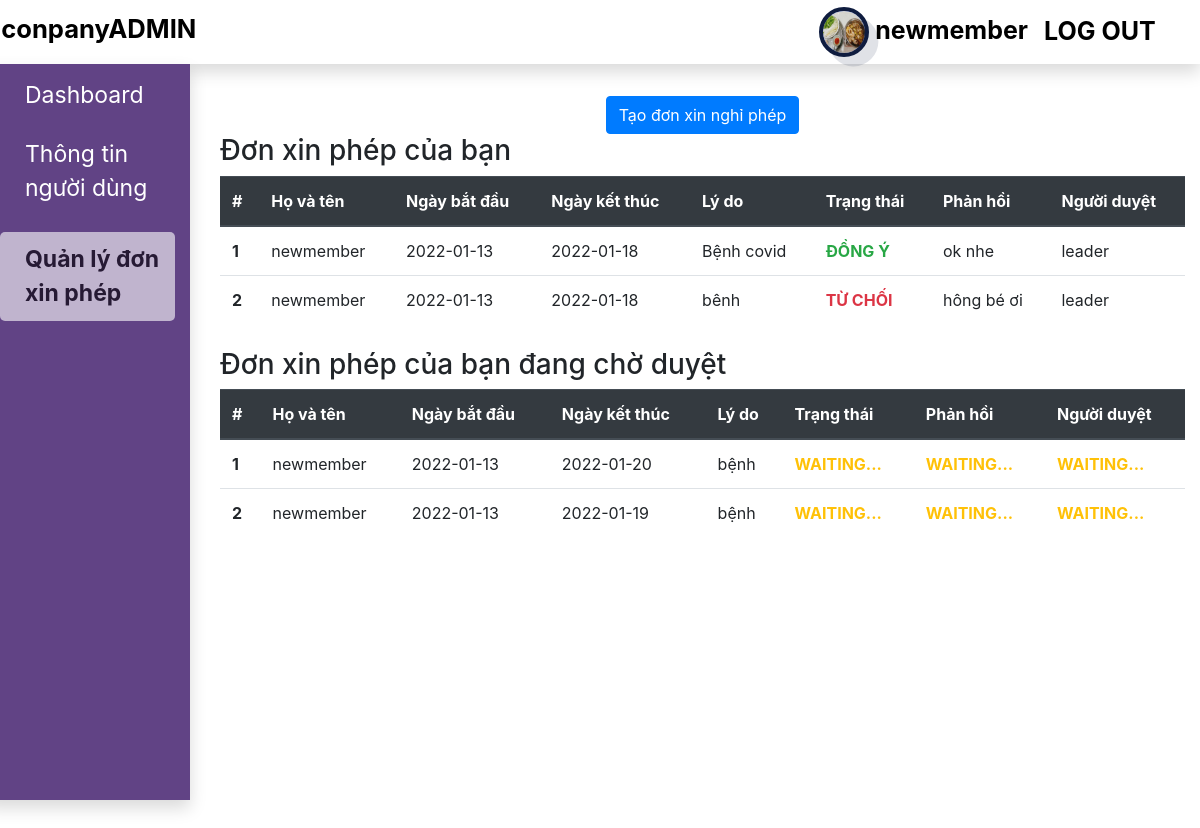
The app's page /?page=letter (signed in) with its own data.
### tables this page shows
CREATE TABLE `nghi_phep` (
  `id` int(11) NOT NULL,
  `user_created` int(11) NOT NULL,
  `start` date NOT NULL,
  `end` date NOT NULL,
  `reason` varchar(5000) NOT NULL,
  `status` varchar(50) NOT NULL,
  `feelback` varchar(5000) NOT NULL,
  `responder` varchar(255) NOT NULL
);

CREATE TABLE `users` (
  `id` int(11) NOT NULL,
  `fullName` varchar(100) NOT NULL,
  `username` varchar(100) NOT NULL,
  `password` text NOT NULL,
  `birthday` date NOT NULL,
  `gender` varchar(10) NOT NULL,
  `role` varchar(100) NOT NULL,
  `pic` text NOT NULL,
  `department_id` int(11) DEFAULT NULL
);

### model/database.php (called while the page is built, shortened)
<?php
    class database {
        private $sql, $db, $sth;
        function database(){
            $this->db = new mysqli('localhost', 'root', '', 'company1');
        }
        function setSQL($sql_string){
            $this->sql = $sql_string;
        }
        function execute(){
            $this->sth = $this->db->prepare($this->sql);
            $this->sth->execute();
            $this->sth = $this->sth->get_result();
            return $this->sth->num_rows;
        }
        function loadRow(){
            return $this->sth->fetch_object();
        }
    }
?>

### model/xl_don_nghi_phep.php (called while the page is built, shortened)
<?php
    include_once('./model/database.php');
    class xl_don_nghi_phep extends database{
        function hien_thi_don_chua_duyet_theo_my_id ($myid) {
            $string_sql = "SELECT * FROM `nghi_phep` WHERE `user_created` = '$myid' AND `status` = ''";
            $this->execute();
            $result = $this->loadAllRow();
            return $result;
        }
        function hien_thi_don_da_duyet_theo_my_id ($myid) {
            $string_sql = "SELECT * FROM `nghi_phep` WHERE `user_created` = '$myid' AND `status` != ''";
            $this->execute();
            $result = $this->loadAllRow();
            return $result;
        }
    }
?>

### model/xl_nguoi_dung.php (called while the page is built, shortened)
<?php
    include_once('./model/database.php');
    class xl_nguoi_dung extends database{
        function thong_tin_nguoi_dung_theo_id_tai_khoan($id){
            $string_sql = "SELECT u.*, s.* FROM users u inner join department s on u.department_id = s.id  WHERE u.id = $id";
            $this->execute();
            $result = $this->loadRow();
            return $result;
        }
    }
?>

### lib/function_support.php (the view, shortened to what this page needs)
                <?php
    function in_hang_trong_don_nghi_phep ($isbutton, $arr) {
        include_once('./model/xl_nguoi_dung.php');
        $xl_nguoi_dung = new xl_nguoi_dung();
        $i = 0;
        foreach ($arr as $el) {
            $i += 1;
            ?>
                <tr>
                    <?php
                        echo('<th>'.$i.'</th>');
                        foreach($el  as $key => $val) {
                            if ($key == 'user_created') {
                                $infor = $xl_nguoi_dung->thong_tin_nguoi_dung_theo_id_tai_khoan($val);
                                echo('<td>'.$infor->fullName.'</td>');
                            } else  if( $key == 'id' ) {
                                continue;
                            } else if ($key == 'fullName'){
                                break;
                            } else if (($key == 'status' || $key == 'responder' || $key == 'feelback') && $isbutton == true){
                                break;
                            } else if ($val == '') {
                                echo('<td>'.'<b class="text-warning">WAITING...</b>'.'</td>');
                            } else {
                                if ($key == 'status') {
                                    if ($val == 'đồng ý') {
                                        echo('<td>'.'<b class="text-success">ĐỒNG Ý</b>'.'</td>');
                                    } else {
                                        echo('<td>'.'<b class="text-danger">TỪ CHỐI</b>'.'</td>');
                                    }
                                } else {
                                    echo('<td>'.$val.'</td>');
                                }
                            }
                        }
                            ?>
                </tr>
            <?php
        }
    }
?>

### style.css (style rules this page uses)
body, html { width: 100%; height: 100%; }

### records on screen
nghi_phep: start "2022-01-13", end "2022-01-18", reason "Bệnh covid", status "ĐỒNG Ý", feelback "ok nhe", responder "leader"
users: fullName "newmember"
nghi_phep: start "2022-01-13", end "2022-01-18", reason "bênh", status "TỪ CHỐI", feelback "hông bé ơi", responder "leader"
nghi_phep: start "2022-01-13", end "2022-01-20", reason "bệnh", status "WAITING...", feelback "WAITING...", responder "WAITING..."
nghi_phep: start "2022-01-13", end "2022-01-19", reason "bệnh", status "WAITING...", feelback "WAITING...", responder "WAITING..."

### other values on screen
$_SESSION['thong_tin_user']->fullName "newmember"
$element "Dashboard"
$element "Thông tin người dùng"
$element "Quản lý đơn xin phép"
